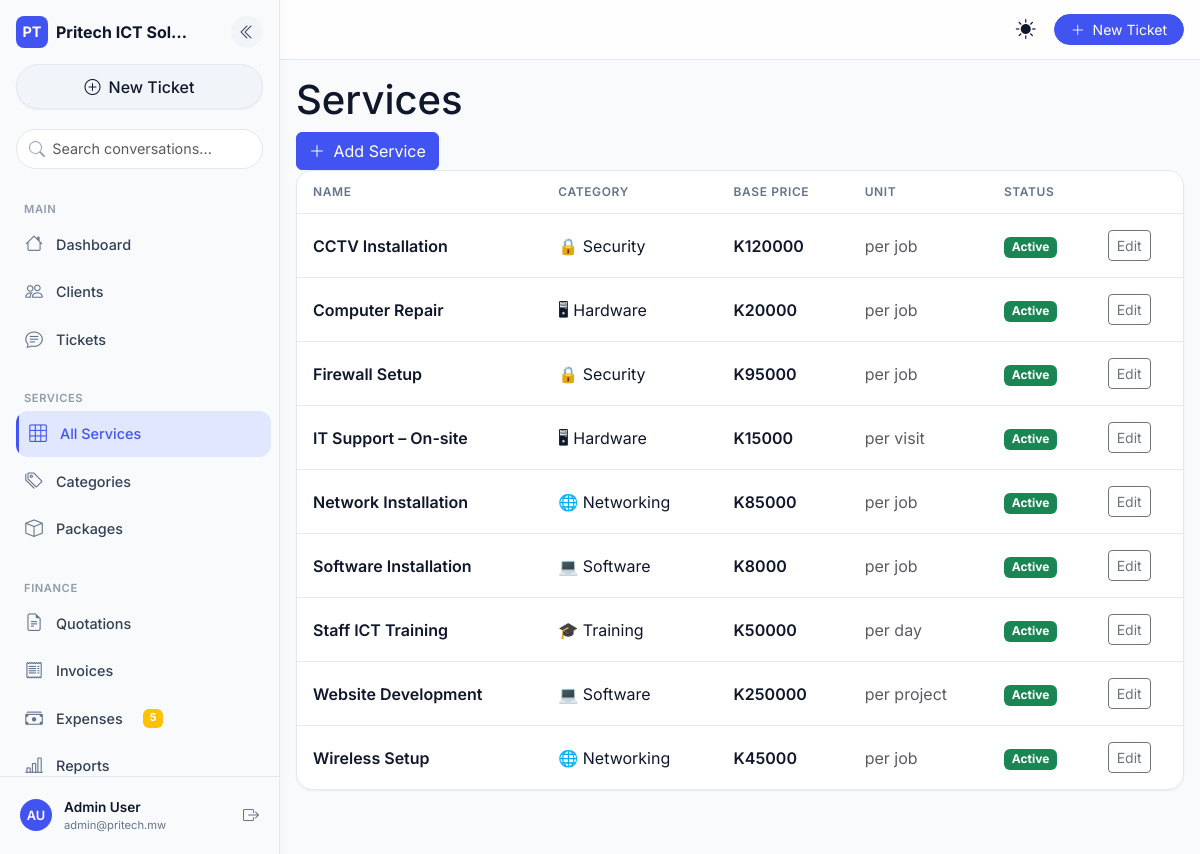
The page /services/ (signed in) on the database its author committed.
### core/models.py (models this page shows, shortened)
class SiteConfig(models.Model):
    company_name = models.CharField(max_length=200, default='Pritech ICT Solutions')
    tagline = models.CharField(max_length=300, blank=True)
    logo = models.ImageField(upload_to='logo/', null=True, blank=True)
    email = models.EmailField(blank=True)
    phone = models.CharField(max_length=30, blank=True)
    address = models.TextField(blank=True)
    website = models.URLField(blank=True)
    vat_rate = models.DecimalField(max_digits=5, decimal_places=4, default=0.165)
    currency = models.CharField(max_length=10, default='MWK')
    currency_symbol = models.CharField(max_length=5, default='K')
    bank_name = models.CharField(max_length=100, blank=True)
    bank_account = models.CharField(max_length=50, blank=True)
    mobile_money = models.CharField(max_length=50, blank=True)
    invoice_footer = models.TextField(blank=True)
    class Meta:
        verbose_name = 'Site Configuration'
    @classmethod
    def get(cls):
        obj, _ = cls.objects.get_or_create(pk=1)
        return obj

### accounts/models.py (models this page shows, shortened)
class User(AbstractUser):
    id = models.UUIDField(primary_key=True, default=uuid.uuid4, editable=False)
    USER_TYPE_CHOICES = (('client', 'Client'), ('staff', 'Staff'))
    CLIENT_ROLE_CHOICES = [
        ('admin', 'Administrator'),
        ('viewer', 'Viewer'),
        ('billing', 'Billing'),
    ]
    user_type = models.CharField(max_length=10, choices=USER_TYPE_CHOICES, default='client')
    email = models.EmailField(unique=True)
    phone_number = models.CharField(max_length=20, unique=True, null=True, blank=True)
    national_id = models.CharField(max_length=50, unique=True, null=True, blank=True)
    physical_address = models.TextField(blank=True)
    last_login_ip = models.GenericIPAddressField(null=True, blank=True)
    client_role = models.CharField(
        max_length=20,
        choices=CLIENT_ROLE_CHOICES,
        default='viewer',
        blank=True,
        help_text="Role within the client organization (only for client users)"
    )
    is_2fa_enabled = models.BooleanField(default=False)
    USERNAME_FIELD = 'email'
    REQUIRED_FIELDS = ['username']
    def has_role(self, role_code):
        return self.user_roles.filter(role__code=role_code).exists()
    def has_perm_code(self, permission_code):
        from .models import RolePermission
        return RolePermission.objects.filter(
            role__user_roles__user=self,
            permission__code=permission_code
        ).exists()

### services/models.py (models this page shows, shortened)
class Service(models.Model):
    BILLING_TYPE_CHOICES = [
        ('one_time', 'One Time'),
        ('recurring', 'Recurring'),
    ]
    name = models.CharField(max_length=200)
    category = models.ForeignKey(
        ServiceCategory,
        on_delete=models.SET_NULL,
        null=True,
        blank=True,
        related_name='services'
    )
    description = QuillField(blank=True)      # ⬅️ rich text now
    base_price = models.DecimalField(max_digits=12, decimal_places=2, default=0)
    unit = models.CharField(
        max_length=50,
        default='job',
        help_text='e.g. job, hour, month'
    )
    billing_type = models.CharField(
        max_length=20,
        choices=BILLING_TYPE_CHOICES,
        default='one_time'
    )
    is_active = models.BooleanField(default=True)
    created_at = models.DateTimeField(auto_now_add=True)
    class Meta:
        ordering = ['name']

class ServiceCategory(models.Model):
    name = models.CharField(max_length=100)
    icon = models.CharField(max_length=50, default='🔧')
    description = QuillField(blank=True)      # ⬅️ rich text now
    class Meta:
        verbose_name_plural = 'Service categories'

### services/views.py (the view)
# urls.py: path('', ServiceListView.as_view(), name='service_list'),
class ServiceListView(LoginRequiredMixin, ListView):
    model = Service
    template_name = 'services/list.html'
    context_object_name = 'services'
    def get_queryset(self):
        return Service.objects.select_related('category').filter(is_active=True)

### accounts/templatetags/account_tags.py (called while the page is built)
@register.filter(name='has_perm')
def has_perm(user, perm_code):
    if user.is_authenticated:
        return user.has_perm_code(perm_code)
    return False

### core/context_processors.py (called while the page is built)
def site_config(request):
    return {'site_config': SiteConfig.get()}

def sidebar_recent_items(request):
    if request.user.is_authenticated:
        from .services import CommonDashboardService
        return CommonDashboardService.get_context(request.user)
    return {}

def pending_expenses_count(request):
    if request.user.is_authenticated and request.user.is_staff:
        try:
            count = Expense.objects.filter(status='pending').count()
            return {'pending_expenses_count': count}
        except Exception:
            return {'pending_expenses_count': 0}
    return {}

### core/services.py (called while the page is built)
    @staticmethod
    def get_context(user):
        if user.user_type == 'client':
            client_org = ClientOrganization.objects.filter(user=user).first()
            if client_org:
                tickets = Ticket.objects.filter(client=client_org)
                invoices = Invoice.objects.filter(client=client_org)
            else:
                tickets = Ticket.objects.none()
                invoices = Invoice.objects.none()
        elif user.has_perm_code('view_finance_dashboard') or user.has_role('TECHNICIAN'):
            tickets = Ticket.objects.all()
            invoices = Invoice.objects.all()
        else:
            tickets = Ticket.objects.all()
            invoices = Invoice.objects.all()
        return {
            'recent_sidebar_tickets': tickets.order_by('-created_at')[:5],
            'recent_sidebar_invoices': invoices.order_by('-created_at')[:3],
        }

### core/templatetags/core_tags.py (called while the page is built)
@register.filter(name='has_any_role')
def has_any_role(user, roles_str):
    if not user or not user.is_authenticated:
        return False
    roles = [role.strip() for role in roles_str.split(',')]
    return any(user.has_role(role) for role in roles)

### portfolio/context_processors.py (called while the page is built)
def portfolio_settings(request):
    return {'portfolio_settings': PortfolioSettings.get()}

### portfolio/models.py (called while the page is built)
    @classmethod
    def get(cls):
        obj, _ = cls.objects.get_or_create(pk=1)
        return obj

### templates/services/list.html (shortened to what this page needs)
{% extends "base.html" %}
{% block content %}
<div class="page-header">
  <h1>Services</h1>
  <a href="{% url 'service_create' %}" class="btn btn-primary"><i class="bi bi-plus-lg me-1"></i> Add Service</a>
</div>
<div class="card">
  {% if services %}
  <div class="table-responsive">
    <table class="modern-table">
      <thead><tr><th>Name</th><th>Category</th><th>Base Price</th><th>Unit</th><th>Status</th><th></th></tr></thead>
      <tbody>
      {% for s in services %}
      <tr>
        <td class="fw-semibold">{{ s.name }}</td>
        <td>{% if s.category %}{{ s.category.icon }} {{ s.category.name }}{% else %}—{% endif %}</td>
        <td class="fw-semibold">{{ site_config.currency_symbol }}{{ s.base_price|floatformat:0 }}</td>
        <td class="text-muted">per {{ s.unit }}</td>
        <td><span class="badge {% if s.is_active %}bg-success{% else %}bg-secondary{% endif %}">{{ s.is_active|yesno:'Active,Inactive' }}</span></td>
        <td><a href="{% url 'service_update' s.pk %}" class="btn btn-sm btn-outline-secondary">Edit</a></td>
      </tr>
      {% endfor %}
      </tbody>
    </table>
  </div>
  {% else %}
  <div class="card-body text-center py-5"><div class="empty-icon mb-3">🔧</div><h5 class="text-muted">No services yet.</h5><a href="{% url 'service_create' %}" class="btn btn-primary mt-2">Add your first service</a></div>
  {% endif %}
</div>
{% endblock %}

### templates/base.html (shortened to what this page needs)
{% load static %}
{% load account_tags %}
{% load core_tags %}
<!DOCTYPE html>
<html lang="en" data-theme="light" data-bs-theme="light">
<head>
  <link href="https://cdn.jsdelivr.net/npm/bootstrap@5.3.0/dist/css/bootstrap.min.css" rel="stylesheet">
  <link rel="stylesheet" href="https://cdn.jsdelivr.net/npm/bootstrap-icons@1.11.0/font/bootstrap-icons.css">
  <link rel="stylesheet" href="{% static 'css/mobile-first.css' %}">
</head>
<body class="{% if request.user.is_authenticated %}sidebar-expanded{% endif %}">
  {% if request.user.is_authenticated %}
  <aside class="desktop-sidebar d-none d-lg-flex">
    <div class="sidebar-header">
      <div class="d-flex align-items-center justify-content-between mb-3">
        <div class="d-flex align-items-center gap-2">
          <div class="brand-icon"><span class="fw-bold">PT</span></div>
          <span class="fw-bold brand-name">{{ site_config.company_name|truncatechars:16 }}</span>
        </div>
        <button class="sidebar-collapse-btn" id="sidebarCollapseBtn" type="button"
                data-bs-toggle="tooltip" title="Collapse sidebar" aria-label="Collapse sidebar">
          <i class="bi bi-chevron-double-left"></i>
        </button>
      </div>
      <a href="{% url 'ticket_create' %}" class="new-chat-btn"><i class="bi bi-plus-circle"></i> New Ticket</a>
    </div>
    <div class="sidebar-search">
      <input type="text" class="form-control" placeholder="Search conversations...">
    </div>
    <div class="sidebar-nav-section">
      <div class="nav-label">Main</div>
      <a href="{% url 'dashboard' %}" class="ai-nav-link"><i class="bi bi-house"></i> Dashboard</a>
      {% if request.user|has_any_role:'ADMIN,SALES,FINANCE' %}
        <a href="{% url 'client_list' %}" class="ai-nav-link"><i class="bi bi-people"></i> Clients</a>
      {% endif %}
      <a href="{% url 'ticket_list' %}" class="ai-nav-link"><i class="bi bi-chat-text"></i> Tickets</a>
      {% if request.user.is_staff %}
        <div class="nav-label mt-3">Services</div>
        <a href="{% url 'service_list' %}" class="ai-nav-link"><i class="bi bi-grid-3x3"></i> All Services</a>
        <a href="{% url 'service_category_list' %}" class="ai-nav-link"><i class="bi bi-tags"></i> Categories</a>
        <a href="{% url 'service_package_list' %}" class="ai-nav-link"><i class="bi bi-box"></i> Packages</a>
      {% endif %}
      {% if request.user|has_perm:'view_finance_dashboard' or request.user.is_staff %}
        <div class="nav-label mt-3">Finance</div>
        <a href="{% url 'quotation_list' %}" class="ai-nav-link"><i class="bi bi-file-earmark-text"></i> Quotations</a>
        <a href="{% url 'invoice_list' %}" class="ai-nav-link"><i class="bi bi-receipt"></i> Invoices</a>
        <a href="{% url 'expense_list' %}?status=pending" class="ai-nav-link">
          <i class="bi bi-cash-stack"></i> Expenses
          {% if pending_expenses_count %}
            <span class="badge bg-warning ms-2">{{ pending_expenses_count }}</span>
          {% endif %}
        </a>
        <a href="{% url 'finance_reports' %}" class="ai-nav-link"><i class="bi bi-bar-chart-line"></i> Reports</a>
      {% endif %}
    </div>
    <div class="sidebar-footer">
      <div class="user-profile">
        <div class="user-avatar">
          {{ request.user.first_name|first|upper }}{{ request.user.last_name|first|upper }}
        </div>
        <div class="user-info">
          <div class="user-name">{{ request.user.get_full_name|default:request.user.email }}</div>
          <div class="user-email">{{ request.user.email }}</div>
        </div>
        <form method="post" action="{% url 'logout' %}" class="ms-auto">
          <button type="submit" class="logout-btn" data-bs-toggle="tooltip" title="Logout" aria-label="Logout">
            <i class="bi bi-box-arrow-right"></i>
          </button>
        </form>
      </div>
    </div>
  </aside>
  {% endif %}
  <header class="topbar sticky-top {% if request.user.is_authenticated %}topbar-desktop{% endif %}">
    <div class="d-flex align-items-center h-100 px-3">
      {% if request.user.is_authenticated %}
      <button class="desktop-menu-btn d-none d-lg-block me-2" id="desktopMenuToggle" type="button"
              data-bs-toggle="tooltip" title="Toggle sidebar" aria-label="Toggle sidebar">
      </button>
      {% endif %}
      <span class="page-title fw-semibold flex-grow-1">{% block page_title %}Dashboard{% endblock %}</span>
      <button class="theme-toggle-btn me-2" id="themeToggle" type="button"
              data-bs-toggle="tooltip" title="Switch theme" aria-label="Switch dark/light mode">
        <i class="bi bi-sun-fill light-icon"></i>
      </button>
      {% if request.user.is_authenticated %}
      <a href="{% url 'ticket_create' %}" class="btn btn-primary btn-sm rounded-pill px-3 d-none d-sm-block">
        <i class="bi bi-plus-lg me-1"></i> New Ticket
      </a>
      {% endif %}
    </div>
  </header>
  <main id="main-content" class="main-content pb-6 mb-4 {% if request.user.is_authenticated %}main-content-desktop{% endif %}">
    <div class="container-fluid py-3">
      {% block content %}{% endblock %}
    </div>
  </main>
</body>
</html>

### rows shown on the page
SiteConfig: company_name "Pritech ICT Sol…", currency_symbol "K"
User: user.first_name|first "A", user.last_name|first "U", user.get_full_name "Admin User", user.email "admin@pritech.mw"
Service: name "CCTV Installation", category.icon "🔒", category.name "Security", base_price "120000", unit "job", is_active "Active"
Service: name "Computer Repair", category.icon "🖥", category.name "Hardware", base_price "20000", unit "job", is_active "Active"
Service: name "Firewall Setup", category.icon "🔒", category.name "Security", base_price "95000", unit "job", is_active "Active"
Service: name "IT Support – On-site", category.icon "🖥", category.name "Hardware", base_price "15000", unit "visit", is_active "Active"
Service: name "Network Installation", category.icon "🌐", category.name "Networking", base_price "85000", unit "job", is_active "Active"
Service: name "Software Installation", category.icon "💻", category.name "Software", base_price "8000", unit "job", is_active "Active"
Service: name "Staff ICT Training", category.icon "🎓", category.name "Training", base_price "50000", unit "day", is_active "Active"
Service: name "Website Development", category.icon "💻", category.name "Software", base_price "250000", unit "project", is_active "Active"
Service: name "Wireless Setup", category.icon "🌐", category.name "Networking", base_price "45000", unit "job", is_active "Active"

### other values the page prints
{{ pending_expenses_count }} "5"
